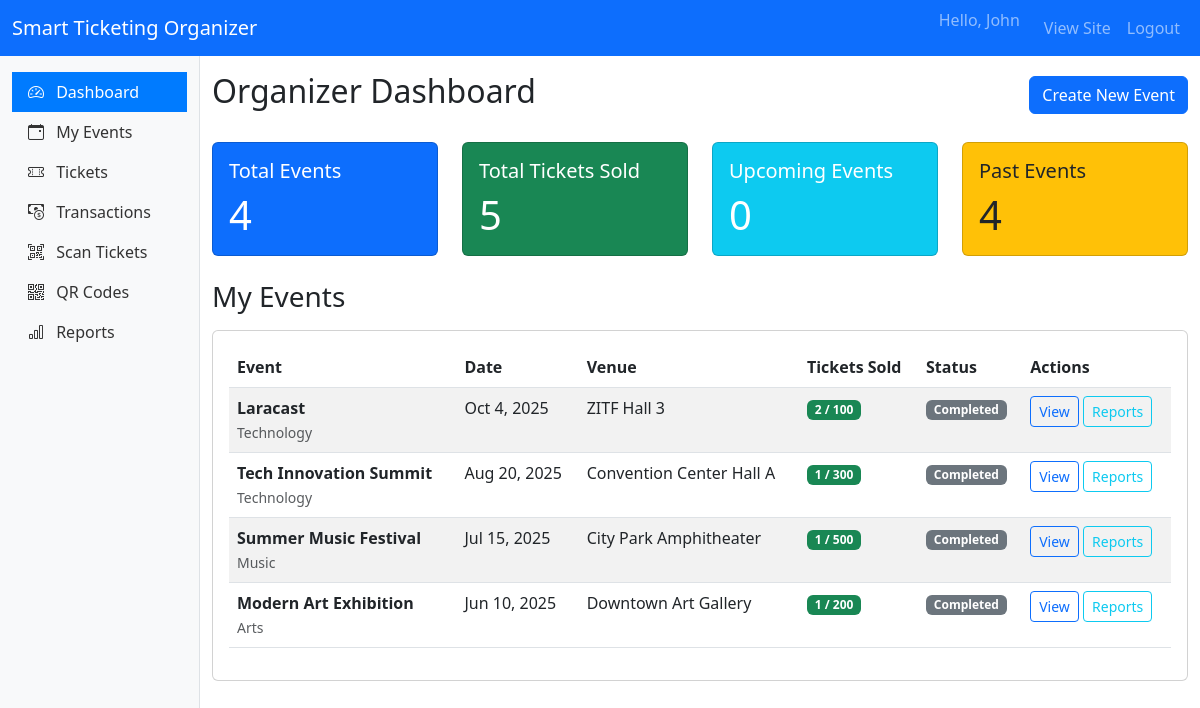
The page /organizer/dashboard (signed in) on the database its author committed.
### tables this page shows
CREATE TABLE `events` (
  `id` int(11) NOT NULL,
  `organizer_id` int(11) NOT NULL,
  `category_id` int(11) DEFAULT NULL,
  `title` varchar(255) NOT NULL,
  `description` text DEFAULT NULL,
  `venue` varchar(255) NOT NULL,
  `date_time` datetime NOT NULL,
  `event_image` varchar(255) DEFAULT NULL,
  `total_tickets` int(11) NOT NULL,
  `tickets_sold` int(11) DEFAULT 0,
  `price` decimal(10,2) DEFAULT 0.00,
  `status` enum('pending','approved','rejected') DEFAULT 'pending',
  `created_at` timestamp NOT NULL DEFAULT current_timestamp()
);

CREATE TABLE `categories` (
  `id` int(11) NOT NULL,
  `name` varchar(50) NOT NULL,
  `description` text DEFAULT NULL,
  `created_at` timestamp NOT NULL DEFAULT current_timestamp()
);

### app/core/BaseController.php (called while the page is built, shortened)
<?php
class BaseController {
    public function render($view, $data = [])
    {
        $rootDir = dirname(__DIR__, 2);
        $viewPath = $rootDir . '/app/views/' . $view . '.php';
        extract($data);
        require $viewPath;
    }
}

### app/controllers/organizer/DashboardController.php (called while the page is built, shortened)
<?php
class DashboardController extends BaseController {
    public function index() {
        $eventModel = new Event();
        $events = $eventModel->getByOrganizer($_SESSION['user']['id']);
        $this->render('organizer/dashboard', [
            'title' => 'Organizer Dashboard - Smart Ticketing',
            'events' => $events
        ]);
    }
}

### public/index.php (called while the page is built, shortened)
<?php
require_once __DIR__ . '/autoloader.php';
$request_uri = $_SERVER['REQUEST_URI'];
$request_uri = explode('?', $request_uri, 2)[0];
$url = trim($request_uri, '/');
$router = new Router();
$router->get('', 'AuthController@redirectToLogin');
$router->get('login', 'AuthController@login');
$router->post('login', 'AuthController@login');
$router->get('register', 'AuthController@register');
$router->post('register', 'AuthController@register');
$router->get('logout', 'AuthController@logout');
$router->get('events', 'EventController@index');
$router->get('events/create', 'EventController@create');
$router->post('events/store', 'EventController@store');
$router->get('events/{id}', 'EventController@show');
$router->get('tickets', 'TicketController@index');
$router->get('tickets/{id}', 'TicketController@show');
$router->get('tickets/purchase/{id}', 'TicketController@purchase');
$router->get('tickets/download/{id}', 'TicketController@download');
$router->get('tickets/qr/{id}', 'TicketController@qr');
$router->get('tickets/pdf/{id}', 'TicketController@pdf');
$router->get('tickets/validate/{qrCodeHash}', 'TicketController@validate');
$router->get('organizer/dashboard', 'organizer\DashboardController@index');
$router->get('organizer/events', 'organizer\EventController@index');
$router->get('organizer/events/create', 'organizer\EventController@create');
$router->post('organizer/events/store', 'organizer\EventController@store');
$router->get('organizer/events/edit/{id}', 'organizer\EventController@edit');
$router->post('organizer/events/update/{id}', 'organizer\EventController@update');
$router->post('organizer/events/delete/{id}', 'organizer\EventController@delete');
$router->get('organizer/events/view/{id}', 'organizer\EventController@view');
$router->get('organizer/tickets', 'organizer\TicketController@index');
$router->get('organizer/tickets/event/{id}', 'organizer\TicketController@view');
$router->get('organizer/tickets/scan/{id}', 'organizer\TicketController@scan');
$router->get('organizer/transactions', 'organizer\TransactionController@index');
$router->get('organizer/transactions/event/{id}', 'organizer\TransactionController@view');
$router->get('organizer/scans', 'organizer\ScanController@index');
$router->get('organizer/scans/scan', 'organizer\ScanController@scan');
$router->post('organizer/scans/process', 'organizer\ScanController@processScan');
$router->get('organizer/scans/history', 'organizer\ScanController@history');
$router->get('organizer/scans/history/{id}', 'organizer\ScanController@history');
$router->get('organizer/reports', 'organizer\ReportsController@index');
$router->get('organizer/reports/sales', 'organizer\ReportsController@sales');
$router->get('organizer/reports/attendance', 'organizer\ReportsController@attendance');
$router->get('organizer/reports/attendance/{id}', 'organizer\ReportsController@attendance');
$router->get('organizer/reports/event/{id}', 'organizer\ReportsController@event');
$router->get('organizer/reports/export/{type}', 'organizer\ReportsController@export');
$router->get('organizer/reports/export/{type}/{id}', 'organizer\ReportsController@export');
$router->get('organizer/scanner', 'organizer\ScannerController@index');
$router->get('organizer/scanner/scan', 'organizer\ScannerController@scan');
$router->post('organizer/scanner/process', 'organizer\ScannerController@processScan');
$router->get('organizer/scanner/result', 'organizer\ScannerController@result');
$router->get('organizer/scanner/history', 'organizer\ScannerController@history');
$router->get('organizer/scanner/history/{ticketId}', 'organizer\ScannerController@history');
$router->get('organizer/scanner/download', 'organizer\ScannerController@download');
$router->get('admin/dashboard', 'admin\DashboardController@index');
$router->get('admin/categories', 'admin\CategoryController@index');
$router->get('admin/categories/create', 'admin\CategoryController@create');
$router->post('admin/categories/store', 'admin\CategoryController@store');
$router->get('admin/categories/edit/{id}', 'admin\CategoryController@edit');
$router->post('admin/categories/update/{id}', 'admin\CategoryController@update');
$router->post('admin/categories/delete/{id}', 'admin\CategoryController@delete');
$router->get('admin/events', 'admin\EventController@index');
$router->get('admin/events/view/{id}', 'admin\EventController@view');
$router->get('admin/events/approve/{id}', 'admin\EventController@approve');
$router->get('admin/events/reject/{id}', 'admin\EventController@reject');
$router->get('admin/events/disable/{id}', 'admin\EventController@disable');
$router->get('admin/tickets', 'admin\TicketController@index');
$router->get('admin/tickets/view/{id}', 'admin\TicketController@view');
$router->get('admin/tickets/check/{id}', 'admin\TicketController@checkFraud');
$router->get('admin/tickets/history/{id}', 'admin\TicketController@scanHistory');
$router->get('admin/scans', 'admin\ScanController@index');
$router->get('admin/scans/view/{id}', 'admin\ScanController@view');
$router->get('admin/scans/analytics', 'admin\ScanController@analytics');
$router->get('admin/scans/suspicious', 'admin\ScanController@suspicious');
$router->get('admin/scans/export', 'admin\ScanController@export');
$router->get('admin/scans/export/{type}', 'admin\ScanController@export');
$router->get('admin/transactions', 'admin\TransactionController@index');
$router->get('admin/transactions/view/{id}', 'admin\TransactionController@view');
$router->get('admin/transactions/suspicious', 'admin\TransactionController@suspicious');
$router->get('admin/transactions/analytics', 'admin\TransactionController@analytics');
$router->get('admin/transactions/export', 'admin\TransactionController@export');
$router->get('admin/transactions/export/{type}', 'admin\TransactionController@export');
$router->get('admin/reports', 'admin\ReportsController@index');
$router->get('admin/reports/sales', 'admin\ReportsController@sales');
$router->get('admin/reports/attendance', 'admin\ReportsController@attendance');
$router->get('admin/reports/attendance/{id}', 'admin\ReportsController@attendance');
$router->get('admin/reports/event/{id}', 'admin\ReportsController@event');
$router->get('admin/reports/export/{type}', 'admin\ReportsController@export');
$router->get('admin/reports/export/{type}/{id}', 'admin\ReportsController@export');
$router->get('admin/users', 'admin\UserController@index');
$router->get('admin/users/create', 'admin\UserController@create');
$router->post('admin/users/store', 'admin\UserController@store');
$router->get('admin/users/view/{id}', 'admin\UserController@view');
$router->get('admin/users/edit/{id}', 'admin\UserController@edit');
$router->post('admin/users/update/{id}', 'admin\UserController@update');
$router->post('admin/users/delete/{id}', 'admin\UserController@delete');
$router->dispatch($url);

### public/autoloader.php (called while the page is built, shortened)
<?php
spl_autoload_register(function ($class) {
    $class = str_replace('app\\', '', $class);
    $file = __DIR__ . '/../app/' . str_replace('\\', '/', $class) . '.php';
    $file = str_replace('/', DIRECTORY_SEPARATOR, $file);
});

### app/models/Event.php (called while the page is built, shortened)
<?php
class Event {
    private $db;
    public function __construct() {
        $database = new Database();
        $this->db = $database->getConnection();
    }
    public function getByOrganizer($organizerId) {
        $sql = "SELECT e.*, c.name as category_name
                FROM events e
                LEFT JOIN categories c ON e.category_id = c.id
                WHERE e.organizer_id = :organizer_id
                ORDER BY e.date_time DESC";
        $stmt = $this->db->prepare($sql);
        $stmt->bindParam(':organizer_id', $organizerId);
        $stmt->execute();
        return $stmt->fetchAll(PDO::FETCH_ASSOC);
    }
}

### app/config/Database.php (called while the page is built, shortened)
<?php
class Database {
    private $host = 'localhost';
    private $port = '3306';
    private $db_name = 'smart_ticketing';
    private $username = 'root';
    private $password = 'promise';
    public function getConnection() {
        $this->conn = null;
        try {
            $dsn = "mysql:host={$this->host};port={$this->port};dbname={$this->db_name}";
            $this->conn = new \PDO($dsn, $this->username, $this->password);
            $this->conn->setAttribute(\PDO::ATTR_ERRMODE, \PDO::ERRMODE_EXCEPTION);
            $this->conn->exec("SET NAMES 'utf8'");
            $this->conn->exec("SET CHARACTER SET utf8");
        } catch(\PDOException $e) {
            echo "Connection failed: " . $e->getMessage();
            error_log("Database error: " . $e->getMessage());
        }
        return $this->conn;
    }
}

### app/views/organizer/dashboard.php (the view)
<div class="d-flex justify-content-between align-items-center mb-4">
    <h2>Organizer Dashboard</h2>
    <a href="<?= BASE_URL ?>/organizer/events/create" class="btn btn-primary">Create New Event</a>
</div>
<div class="row mb-4">
    <div class="col-md-3">
        <div class="card bg-primary text-white">
            <div class="card-body">
                <h5 class="card-title">Total Events</h5>
                <p class="card-text display-6"><?= count($events) ?></p>
            </div>
        </div>
    </div>
    <div class="col-md-3">
        <div class="card bg-success text-white">
            <div class="card-body">
                <h5 class="card-title">Total Tickets Sold</h5>
                <p class="card-text display-6">
                    <?= array_reduce($events, function($carry, $event) {
                        return $carry + ($event['ticket_count'] ?? 0);
                    }, 0) ?>
                </p>
            </div>
        </div>
    </div>
    <div class="col-md-3">
        <div class="card bg-info text-white">
            <div class="card-body">
                <h5 class="card-title">Upcoming Events</h5>
                <p class="card-text display-6">
                    <?= count(array_filter($events, function($event) {
                        return strtotime($event['date_time']) > time();
                    })) ?>
                </p>
            </div>
        </div>
    </div>
    <div class="col-md-3">
        <div class="card bg-warning text-dark">
            <div class="card-body">
                <h5 class="card-title">Past Events</h5>
                <p class="card-text display-6">
                    <?= count(array_filter($events, function($event) {
                        return strtotime($event['date_time']) < time();
                    })) ?>
                </p>
            </div>
        </div>
    </div>
</div>
<h3 class="mb-3">My Events</h3>
<?php if (empty($events)): ?>
    <div class="alert alert-info">
        You haven't created any events yet. <a href="<?= BASE_URL ?>/events/create">Create your first event</a>.
    </div>
<?php else: ?>
    <div class="card">
        <div class="card-body">
            <div class="table-responsive">
                <table class="table table-striped">
                    <thead>
                        <tr>
                            <th>Event</th>
                            <th>Date</th>
                            <th>Venue</th>
                            <th>Tickets Sold</th>
                            <th>Status</th>
                            <th>Actions</th>
                        </tr>
                    </thead>
                    <tbody>
                        <?php foreach ($events as $event): ?>
                            <tr>
                                <td>
                                    <strong><?= htmlspecialchars($event['title']) ?></strong>
                                    <br>
                                    <small class="text-muted"><?= htmlspecialchars($event['category_name'] ?? 'Uncategorized') ?></small>
                                </td>
                                <td><?= date('M j, Y', strtotime($event['date_time'])) ?></td>
                                <td><?= htmlspecialchars($event['venue']) ?></td>
                                <td>
                                    <span class="badge bg-<?= $event['ticket_count'] > 0 ? 'success' : 'secondary' ?>">
                                        <?= $event['ticket_count'] ?> / <?= $event['total_tickets'] ?>
                                    </span>
                                </td>
                                <td>
                                    <?php if (strtotime($event['date_time']) > time()): ?>
                                        <span class="badge bg-success">Upcoming</span>
                                    <?php else: ?>
                                        <span class="badge bg-secondary">Completed</span>
                                    <?php endif; ?>
                                </td>
                                <td>
                                    <a href="<?= BASE_URL ?>/events/<?= $event['id'] ?>" class="btn btn-sm btn-outline-primary">View</a>
                                    <a href="<?= BASE_URL ?>/organizer/reports/event/<?= $event['id'] ?>" class="btn btn-sm btn-outline-info">Reports</a>
                                </td>
                            </tr>
                        <?php endforeach; ?>
                    </tbody>
                </table>
            </div>
        </div>
    </div>
<?php endif; ?>

### rows shown on the page
events: title "Laracast", category.name "Technology", date_time "Oct 4, 2025", venue "ZITF Hall 3", ticket_count "2", total_tickets "100", shows "Completed"
events: title "Tech Innovation Summit", category.name "Technology", date_time "Aug 20, 2025", venue "Convention Center Hall A", ticket_count "1", total_tickets "300", shows "Completed"
events: title "Summer Music Festival", category.name "Music", date_time "Jul 15, 2025", venue "City Park Amphitheater", ticket_count "1", total_tickets "500", shows "Completed"
events: title "Modern Art Exhibition", category.name "Arts", date_time "Jun 10, 2025", venue "Downtown Art Gallery", ticket_count "1", total_tickets "200", shows "Completed"

### other values the page prints
$_SESSION['user']['first_name'] "John"
count($events) "4"
